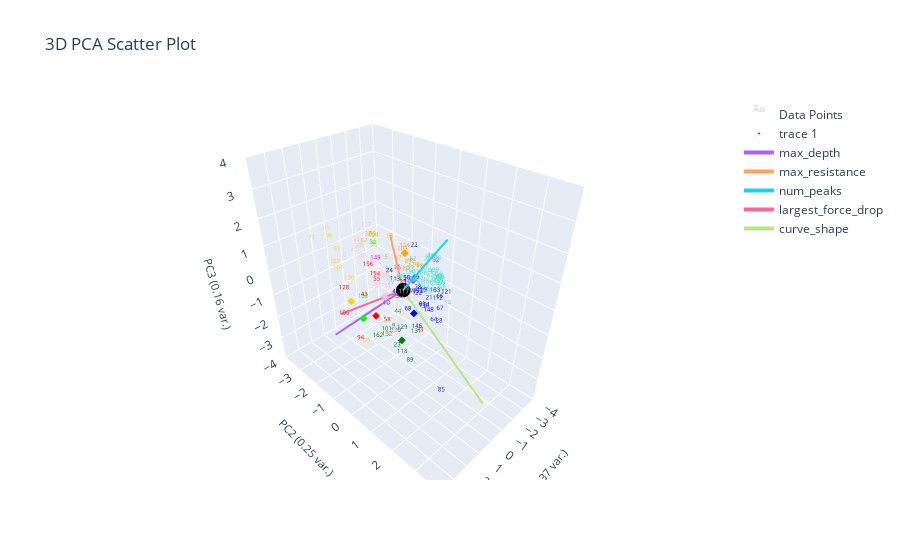
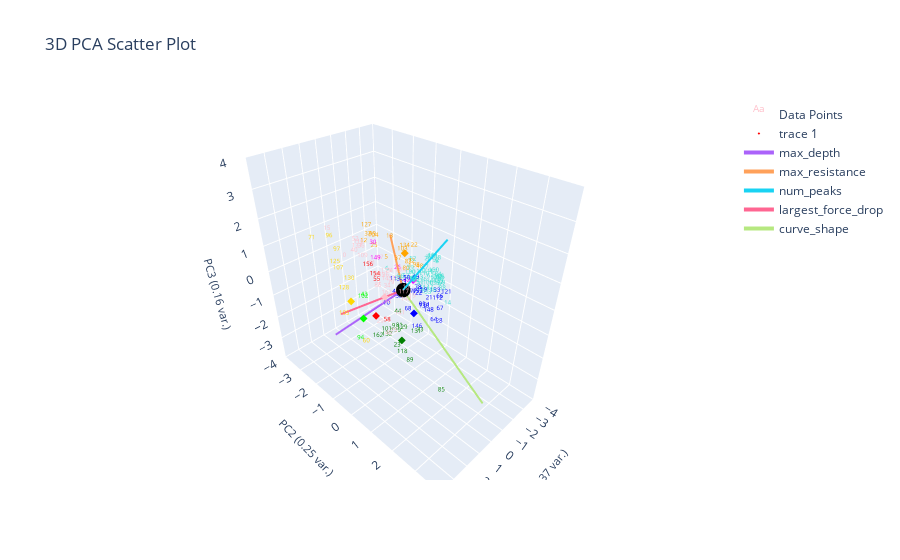
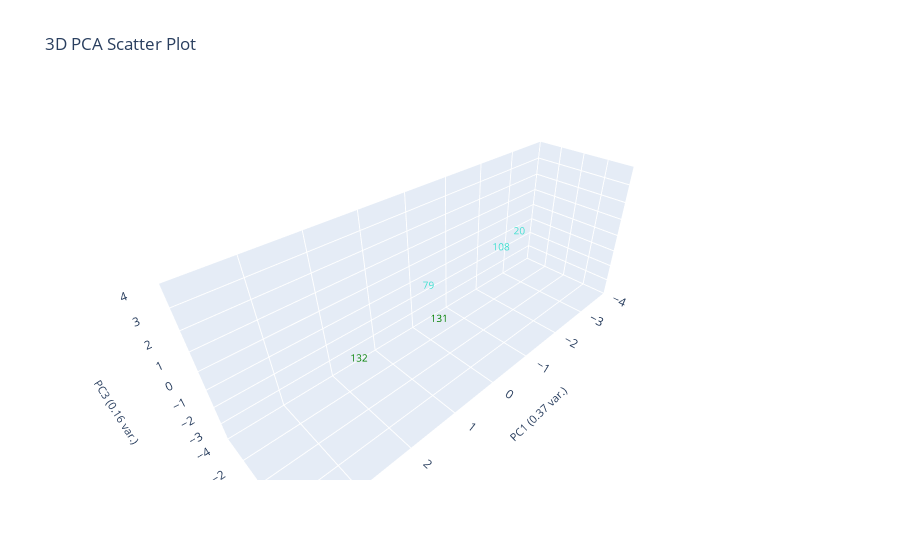
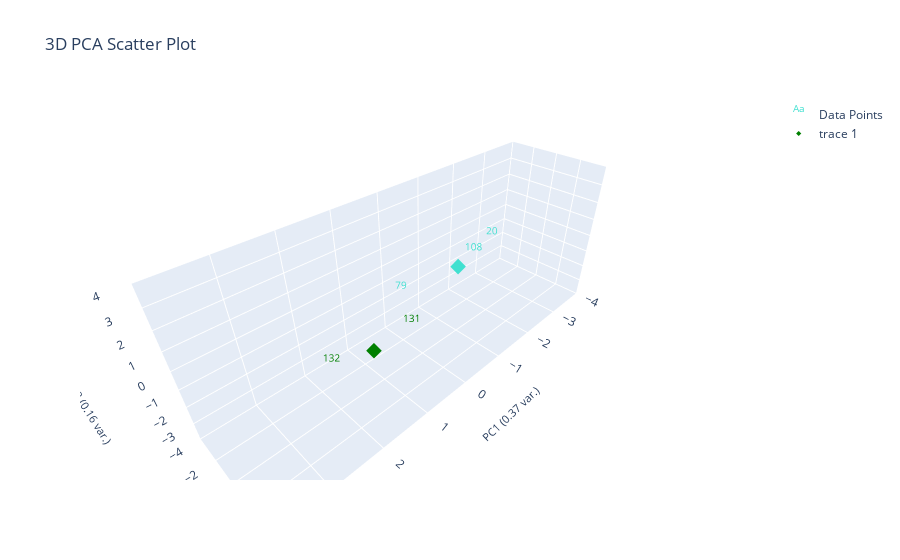

Notebook source saved alongside these figures, in order:
### Markdown cell above
# Clustering data with ES-D removed (Corrected)

### Code cell
# should labels be fixed or not
labeled_data_esd_removed = marions_labeled_data[marions_labeled_data[ylabel_name] != 'ES-D'].copy()
marions_labeled_data_esd_removed = marions_labeled_data[marions_labeled_data[ylabel_name] != 'ES-D']

# print('Labeled data only')
plotting.plot_clusters_seperately(labeled_data_esd_removed[f'{ylabel_name}_nums'], curve_data, ylabel_name, bold_idxs=labeled_data_esd_removed.index.tolist(), cluster_category_names=list(ylabel_to_cluster_num.keys()))

label_centroids_esd_removed = find_labels_centroids(labeled_data_esd_removed, ylabel_to_cluster_num, ylabel_name)
pseudo_data_esd_removed = find_closest_centroid(data_features, label_centroids_esd_removed, ylabel_name)

print('Corrected')
changed_ylabel_idxs = find_changed_ylabel_data(labeled_data_esd_removed, pseudo_data_esd_removed, ylabel_name)
corrected_pseudo_data_esd_removed = correct_pseudo_ylabels_to_actual(pseudo_data_esd_removed, marions_labeled_data, ylabel_name, changed_ylabel_idxs)
plotting.plot_clusters_seperately(corrected_pseudo_data_esd_removed[f'pseudo_{ylabel_name}_nums'], curve_data, ylabel_name, cluster_category_names=list(ylabel_to_cluster_num.keys()), pseudo_corrections=labeled_data_esd_removed)
plotting.plot_pca(corrected_pseudo_data_esd_removed, corrected_pseudo_data_esd_removed[f'pseudo_{ylabel_name}_nums'], 3, graph_title="", ylabel_name=ylabel_name, centroids=label_centroids_esd_removed)

print('Uncorrected')
# find_changed_ylabel_data(marions_labeled_data_esd_removed, pseudo_data_esd_removed, ylabel_name)
plotting.get_curve_idx_from_cluster_color('pink', pseudo_data_esd_removed[f'pseudo_{ylabel_name}_nums'], pseudo_data_esd_removed.index, data_features)
plotting.get_curve_idx_from_cluster_color('orange', pseudo_data_esd_removed[f'pseudo_{ylabel_name}_nums'], pseudo_data_esd_removed.index, data_features)
# print(pseudo_data_esd_removed[:3])
indicies = pseudo_data_esd_removed[pseudo_data_esd_removed['filenames'].isin(['WS23_L3_T1_P_23.csv','WS23_L3_T1_P_25.csv'])].index
plotting.plot_specific_curves([indicies.tolist()[0]], curve_data, data_features, color='pink')
plotting.plot_specific_curves([indicies.tolist()[1]], curve_data, data_features, color='orange')


plotting.plot_clusters_seperately(pseudo_data_esd_removed[f'pseudo_{ylabel_name}_nums'], curve_data, ylabel_name, cluster_category_names=list(ylabel_to_cluster_num.keys()), bold_idxs=marions_labeled_data_esd_removed.index)
# print(label_centroids_esd_removed)
plotting.plot_pca(pseudo_data_esd_removed, pseudo_data_esd_removed[f'pseudo_{ylabel_name}_nums'], 3, graph_title="", ylabel_name=ylabel_name, centroids=label_centroids_esd_removed,
                only_plot_cluster_labels=[])
plotting.pca_analysis(pseudo_data_esd_removed)
# ylabel_to_cluster_num = {'ES-B':0, 'ES-BW':1, 'ES-S':2, 'ES-S-Plates':3, 'ES-D':4, 'LS':5, 'F':6, 'LS/F':7, 'ES-DB':8, 'ES': 9}
# print(pseudo_data_esd_removed[:3])

# print(pseudo_data_esd_removed.dropna(subset=[ylabel_name])[['filenames', ylabel_name]])
plotting.plot_pseudo_labeling_steps(pseudo_data_esd_removed, pseudo_data_esd_removed[f'pseudo_{ylabel_name}_nums'], 3, graph_title="", ylabel_name=ylabel_name, centroids=label_centroids_esd_removed,
                specific_clusters=[3,6])

### Figure 1 — Plotly figure (JSON) as saved in the notebook; plotly's stock layout.template omitted (floating-point values rounded to 4 significant figures; data arrays with more than 128 entries replaced by an {"elided": "..."} marker saying what was removed)
{"data": [{"mode": "text", "name": "Data Points", "text": {"elided": "164 str values"}, "textfont": {"color": {"elided": "164 str values"}, "size": 6}, "type": "scatter3d", "x": {"elided": "164 float values"}, "y": {"elided": "164 float values"}, "z": {"elided": "164 float values"}}, {"marker": {"color": ["red", "gold", "blue", "green", "pink", "turquoise", "orange", "lime", "magenta"], "size": 2, "symbol": "diamond"}, "mode": "markers", "type": "scatter3d", "x": [1.879, 2.539, 0.04049, 1.359, 0.9909, -0.9999, -1.266, 2.405, -1.047], "y": [-0.02287, -0.7014, 0.5201, 0.7877, -0.2027, -0.1248, -0.7052, -0.2424, -0.1752], "z": [-0.4176, 0.007911, -0.6546, -1.136, -0.06114, 0.09753, 0.7524, -0.4615, -0.004978]}, {"marker": {"color": "black", "size": 5}, "mode": "markers", "name": "Origin", "showlegend": false, "type": "scatter3d", "x": [0], "y": [0], "z": [0]}, {"line": {"width": 4}, "mode": "lines+text", "name": "max_depth", "textposition": "top center", "type": "scatter3d", "x": [0, 2.99], "y": [0, -1.32], "z": [0, -1.575]}, {"line": {"width": 4}, "mode": "lines+text", "name": "max_resistance", "textposition": "top center", "type": "scatter3d", "x": [0, -2.486], "y": [0, -2.201], "z": [0, 0.5849]}, {"line": {"width": 4}, "mode": "lines+text", "name": "num_peaks", "textposition": "top center", "type": "scatter3d", "x": [0, 1.726], "y": [0, 2.551], "z": [0, 3.292]}, {"line": {"width": 4}, "mode": "lines+text", "name": "largest_force_drop", "textposition": "top center", "type": "scatter3d", "x": [0, 2.495], "y": [0, -1.331], "z": [0, -0.8749]}, {"line": {"width": 4}, "mode": "lines+text", "name": "curve_shape", "textposition": "top center", "type": "scatter3d", "x": [0, -0.8194], "y": [0, 3.183], "z": [0, -3.252]}], "layout": {"autosize": true, "scene": {"xaxis": {"range": [-4, 4], "title": {"font": {"size": 11}, "text": "PC1 (0.37 var.)"}}, "yaxis": {"range": [-4, 4], "title": {"font": {"size": 11}, "text": "PC2 (0.25 var.)"}}, "zaxis": {"range": [-4, 4], "title": {"font": {"size": 11}, "text": "PC3 (0.16 var.)"}}}, "title": {"text": "3D PCA Scatter Plot"}}}

### Figure 2 — Plotly figure (JSON) as saved in the notebook; plotly's stock layout.template omitted (floating-point values rounded to 4 significant figures; data arrays with more than 128 entries replaced by an {"elided": "..."} marker saying what was removed)
{"data": [{"mode": "text", "name": "Data Points", "text": {"elided": "164 str values"}, "textfont": {"color": {"elided": "164 str values"}, "size": 6}, "type": "scatter3d", "x": {"elided": "164 float values"}, "y": {"elided": "164 float values"}, "z": {"elided": "164 float values"}}, {"marker": {"color": ["red", "gold", "blue", "green", "pink", "turquoise", "orange", "lime", "magenta"], "size": 2, "symbol": "diamond"}, "mode": "markers", "type": "scatter3d", "x": [1.879, 2.539, 0.04049, 1.359, 0.9909, -0.9999, -1.266, 2.405, -1.047], "y": [-0.02287, -0.7014, 0.5201, 0.7877, -0.2027, -0.1248, -0.7052, -0.2424, -0.1752], "z": [-0.4176, 0.007911, -0.6546, -1.136, -0.06114, 0.09753, 0.7524, -0.4615, -0.004978]}, {"marker": {"color": "black", "size": 5}, "mode": "markers", "name": "Origin", "showlegend": false, "type": "scatter3d", "x": [0], "y": [0], "z": [0]}, {"line": {"width": 4}, "mode": "lines+text", "name": "max_depth", "textposition": "top center", "type": "scatter3d", "x": [0, 2.99], "y": [0, -1.32], "z": [0, -1.575]}, {"line": {"width": 4}, "mode": "lines+text", "name": "max_resistance", "textposition": "top center", "type": "scatter3d", "x": [0, -2.486], "y": [0, -2.201], "z": [0, 0.5849]}, {"line": {"width": 4}, "mode": "lines+text", "name": "num_peaks", "textposition": "top center", "type": "scatter3d", "x": [0, 1.726], "y": [0, 2.551], "z": [0, 3.292]}, {"line": {"width": 4}, "mode": "lines+text", "name": "largest_force_drop", "textposition": "top center", "type": "scatter3d", "x": [0, 2.495], "y": [0, -1.331], "z": [0, -0.8749]}, {"line": {"width": 4}, "mode": "lines+text", "name": "curve_shape", "textposition": "top center", "type": "scatter3d", "x": [0, -0.8194], "y": [0, 3.183], "z": [0, -3.252]}], "layout": {"autosize": true, "scene": {"xaxis": {"range": [-4, 4], "title": {"font": {"size": 11}, "text": "PC1 (0.37 var.)"}}, "yaxis": {"range": [-4, 4], "title": {"font": {"size": 11}, "text": "PC2 (0.25 var.)"}}, "zaxis": {"range": [-4, 4], "title": {"font": {"size": 11}, "text": "PC3 (0.16 var.)"}}}, "title": {"text": "3D PCA Scatter Plot"}}}

### Figure 3 — Plotly figure (JSON) as saved in the notebook; plotly's stock layout.template omitted (floating-point values rounded to 4 significant figures)
{"data": [{"mode": "text", "name": "Data Points", "text": ["20", "79", "108", "131", "132"], "textfont": {"color": ["turquoise", "turquoise", "turquoise", "green", "green"], "size": 10}, "type": "scatter3d", "x": [-2.024, 0.463, -1.439, 0.5446, 2.173], "y": [-0.09074, -0.263, -0.02073, 0.9156, 0.6598], "z": [0.2976, 0.009642, -0.01465, -1.315, -0.956]}], "layout": {"autosize": true, "scene": {"xaxis": {"range": [-4, 4], "title": {"font": {"size": 11}, "text": "PC1 (0.37 var.)"}}, "yaxis": {"range": [-4, 4], "title": {"font": {"size": 11}, "text": "PC2 (0.25 var.)"}}, "zaxis": {"range": [-4, 4], "title": {"font": {"size": 11}, "text": "PC3 (0.16 var.)"}}}, "title": {"text": "3D PCA Scatter Plot"}}}

### Figure 4 — Plotly figure (JSON) as saved in the notebook; plotly's stock layout.template omitted (floating-point values rounded to 4 significant figures)
{"data": [{"mode": "text", "name": "Data Points", "text": ["20", "79", "108", "131", "132"], "textfont": {"color": ["turquoise", "turquoise", "turquoise", "green", "green"], "size": 10}, "type": "scatter3d", "x": [-2.024, 0.463, -1.439, 0.5446, 2.173], "y": [-0.09074, -0.263, -0.02073, 0.9156, 0.6598], "z": [0.2976, 0.009642, -0.01465, -1.315, -0.956]}, {"marker": {"color": ["green", "turquoise"], "size": 4, "symbol": "diamond"}, "mode": "markers", "type": "scatter3d", "x": [1.359, -0.9999], "y": [0.7877, -0.1248], "z": [-1.136, 0.09753]}], "layout": {"autosize": true, "scene": {"xaxis": {"range": [-4, 4], "title": {"font": {"size": 11}, "text": "PC1 (0.37 var.)"}}, "yaxis": {"range": [-4, 4], "title": {"font": {"size": 11}, "text": "PC2 (0.25 var.)"}}, "zaxis": {"range": [-4, 4], "title": {"font": {"size": 11}, "text": "PC3 (0.16 var.)"}}}, "title": {"text": "3D PCA Scatter Plot"}}}
